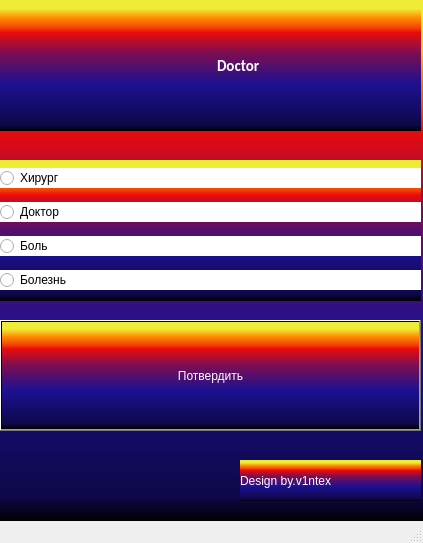
<?xml version="1.0" encoding="UTF-8"?>
<ui version="4.0">
 <class>MainWindow</class>
 <widget class="QMainWindow" name="MainWindow">
  <property name="geometry">
   <rect>
    <x>0</x>
    <y>0</y>
    <width>423</width>
    <height>543</height>
   </rect>
  </property>
  <property name="minimumSize">
   <size>
    <width>0</width>
    <height>0</height>
   </size>
  </property>
  <property name="maximumSize">
   <size>
    <width>16777215</width>
    <height>16777215</height>
   </size>
  </property>
  <property name="windowTitle">
   <string>MainWindow</string>
  </property>
  <widget class="QWidget" name="centralwidget">
   <property name="styleSheet">
    <string notr="true">background-color: qlineargradient(spread:pad, x1:0, y1:1, x2:0, y2:0, stop:0 rgba(0, 0, 0, 255), stop:0.05 rgba(14, 8, 73, 255), stop:0.36 rgba(28, 17, 145, 255), stop:0.6 rgba(126, 14, 81, 255), stop:0.75 rgba(234, 11, 11, 255), stop:0.79 rgba(244, 70, 5, 255), stop:0.86 rgba(255, 136, 0, 255), stop:0.935 rgba(239, 236, 55, 255));</string>
   </property>
   <widget class="QWidget" name="verticalLayoutWidget">
    <property name="geometry">
     <rect>
      <x>0</x>
      <y>0</y>
      <width>421</width>
      <height>131</height>
     </rect>
    </property>
    <layout class="QVBoxLayout" name="verticalLayout">
     <item>
      <widget class="QLabel" name="label">
       <property name="font">
        <font>
         <family>Calibri</family>
         <pointsize>11</pointsize>
         <weight>75</weight>
         <bold>true</bold>
        </font>
       </property>
       <property name="styleSheet">
        <string notr="true">background-color: qlineargradient(spread:pad, x1:0, y1:0, x2:1, y2:0, stop:0 rgba(0, 0, 0, 255), stop:1 rgba(255, 255, 255, 255));
background-color: qlineargradient(spread:pad, x1:0, y1:1, x2:0, y2:0, stop:0 rgba(0, 0, 0, 255), stop:0.05 rgba(14, 8, 73, 255), stop:0.36 rgba(28, 17, 145, 255), stop:0.6 rgba(126, 14, 81, 255), stop:0.75 rgba(234, 11, 11, 255), stop:0.79 rgba(244, 70, 5, 255), stop:0.86 rgba(255, 136, 0, 255), stop:0.935 rgba(239, 236, 55, 255));
color: rgb(255, 255, 255);</string>
       </property>
       <property name="text">
        <string>                                                                Doctor</string>
       </property>
      </widget>
     </item>
    </layout>
   </widget>
   <widget class="QWidget" name="verticalLayoutWidget_2">
    <property name="geometry">
     <rect>
      <x>0</x>
      <y>160</y>
      <width>421</width>
      <height>141</height>
     </rect>
    </property>
    <layout class="QVBoxLayout" name="verticalLayout_2">
     <item>
      <widget class="QRadioButton" name="radioButton">
       <property name="styleSheet">
        <string notr="true">background-color: qlineargradient(spread:pad, x1:0, y1:0, x2:1, y2:0, stop:0 rgba(0, 0, 0, 255), stop:1 rgba(255, 255, 255, 255));
background-color: rgb(255, 255, 255);
font: 75 11pt &quot;Calibri&quot;;</string>
       </property>
       <property name="text">
        <string>Хирург</string>
       </property>
      </widget>
     </item>
     <item>
      <widget class="QRadioButton" name="radioButton_2">
       <property name="styleSheet">
        <string notr="true">background-color: qlineargradient(spread:pad, x1:0, y1:0, x2:1, y2:0, stop:0 rgba(0, 0, 0, 255), stop:1 rgba(255, 255, 255, 255));
background-color: rgb(255, 255, 255);
font: 75 11pt &quot;Calibri&quot;;</string>
       </property>
       <property name="text">
        <string>Доктор</string>
       </property>
      </widget>
     </item>
     <item>
      <widget class="QRadioButton" name="radioButton_3">
       <property name="styleSheet">
        <string notr="true">background-color: qlineargradient(spread:pad, x1:0, y1:0, x2:1, y2:0, stop:0 rgba(0, 0, 0, 255), stop:1 rgba(255, 255, 255, 255));
background-color: rgb(255, 255, 255);
font: 75 11pt &quot;Calibri&quot;;</string>
       </property>
       <property name="text">
        <string>Боль</string>
       </property>
      </widget>
     </item>
     <item>
      <widget class="QRadioButton" name="radioButton_4">
       <property name="styleSheet">
        <string notr="true">background-color: qlineargradient(spread:pad, x1:0, y1:0, x2:1, y2:0, stop:0 rgba(0, 0, 0, 255), stop:1 rgba(255, 255, 255, 255));
background-color: rgb(255, 255, 255);
font: 75 11pt &quot;Calibri&quot;;</string>
       </property>
       <property name="text">
        <string>Болезнь</string>
       </property>
      </widget>
     </item>
    </layout>
   </widget>
   <widget class="QPushButton" name="pushButton">
    <property name="geometry">
     <rect>
      <x>0</x>
      <y>320</y>
      <width>421</width>
      <height>111</height>
     </rect>
    </property>
    <property name="styleSheet">
     <string notr="true">background-color: qlineargradient(spread:pad, x1:0, y1:1, x2:0, y2:0, stop:0 rgba(0, 0, 0, 255), stop:0.05 rgba(14, 8, 73, 255), stop:0.36 rgba(28, 17, 145, 255), stop:0.6 rgba(126, 14, 81, 255), stop:0.75 rgba(234, 11, 11, 255), stop:0.79 rgba(244, 70, 5, 255), stop:0.86 rgba(255, 136, 0, 255), stop:0.935 rgba(239, 236, 55, 255));
color: rgb(255, 255, 255);
font: 75 11pt &quot;Calibri&quot;;</string>
    </property>
    <property name="text">
     <string>Потвердить</string>
    </property>
   </widget>
   <widget class="QLabel" name="label_2">
    <property name="geometry">
     <rect>
      <x>240</x>
      <y>460</y>
      <width>181</width>
      <height>41</height>
     </rect>
    </property>
    <property name="styleSheet">
     <string notr="true">color: rgb(255, 255, 255);
font: 11pt &quot;Old English Text MT&quot;;</string>
    </property>
    <property name="text">
     <string>Design by.v1ntex</string>
    </property>
   </widget>
  </widget>
  <widget class="QMenuBar" name="menubar">
   <property name="geometry">
    <rect>
     <x>0</x>
     <y>0</y>
     <width>423</width>
     <height>21</height>
    </rect>
   </property>
  </widget>
  <widget class="QStatusBar" name="statusbar"/>
 </widget>
 <resources/>
 <connections/>
</ui>
